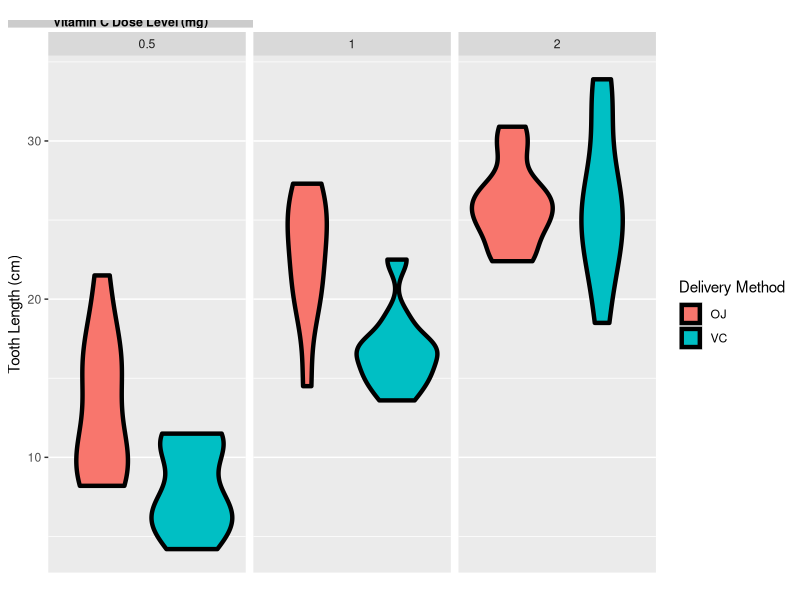

The R script that drew this image: (Note: this script raises an error after producing the figure.)
## ---- chunk 1
library(ggplot2)
library(gtable)
library(grid)
library(dplyr)
library(knitr)

xlab <- "Delivery Method"
ylab <- "Tooth Length (cm)"
flab <- "Vitamin C Dose Level (mg)"
g <- ggplot(data = ToothGrowth, aes(x = factor(supp), y = len, fill = supp)) + 
        scale_fill_discrete(name = xlab)
g <- g + geom_violin(col = "black", size = 1.5) + facet_wrap(~ dose) + 
        scale_x_discrete(breaks=NULL)
g <- g + xlab("") + ylab(ylab)
z <- ggplotGrob(g)
z <- gtable_add_rows(z, unit(1, "lines"), pos = 0)
z <- gtable_add_grob(z, 
              list(rectGrob(gp = gpar(col = NA, fill = gray(0.8), size = .5)),
                   textGrob(flab, vjust = .27, 
                            gp = gpar(cex = .75, fontface = "bold", 
                                      col = "black"))), 2, 4, 2, 10, 
              name = c("a", "b"))
z <- gtable_add_rows(z, unit(2/10, "line"), 2)
grid.newpage()
grid.draw(z)

## ---- chunk 2
t.test(data = ToothGrowth, len ~ supp, paired = F, var.equal = F)
## ---- chunk 3
data(ToothGrowth)
teeth_05_10 <- filter(ToothGrowth, dose == 0.5 | dose == 1.0)
teeth_05_20 <- filter(ToothGrowth, dose == 0.5 | dose == 2.0)
teeth_10_20 <- filter(ToothGrowth, dose == 1.0 | dose == 2.0)

ttest_05_10 <- t.test(len ~ dose, data = teeth_05_10, paired = F, var.equal = F)
ttest_05_20 <- t.test(len ~ dose, data = teeth_05_20, paired = F, var.equal = F)
ttest_10_20 <- t.test(len ~ dose, data = teeth_10_20, paired = F, var.equal = F)

library(xtable)
sumtable <- data.frame(dose.levels = c("0.5mg-1.0mg", "0.5mg-2.0mg", 
                                      "1.0mg-2.0mg"), 
                       t.statistic = c(ttest_05_10$statistic, 
                                       ttest_05_20$statistic, 
                                       ttest_10_20$statistic), 
                       p.value = c(ttest_05_10$p.value, 
                                   ttest_05_20$p.value, 
                                   ttest_10_20$p.value), 
                       conf.int.lower = c(ttest_05_10$conf.int[1], 
                                          ttest_05_20$conf.int[1], 
                                          ttest_10_20$conf.int[1]), 
                       conf.int.upper = c(ttest_05_10$conf.int[2], 
                                          ttest_05_20$conf.int[2], 
                                          ttest_10_20$conf.int[2]))
print(xtable(sumtable), comment=F)
## ---- chunk 4
data(ToothGrowth)
teeth_05 <- filter(ToothGrowth, dose == 0.5)
teeth_10 <- filter(ToothGrowth, dose == 1.0)
teeth_20 <- filter(ToothGrowth, dose == 2.0)

ttest_05 <- t.test(len ~ supp, data = teeth_05, paired = F, var.equal = F)
ttest_10 <- t.test(len ~ supp, data = teeth_10, paired = F, var.equal = F)
ttest_20 <- t.test(len ~ supp, data = teeth_20, paired = F, var.equal = F)
sumtable <- data.frame(dose.level = c("0.5mg", "1.0mg", 
                                      "2.0mg"), 
                       t.statistic = c(ttest_05$statistic, 
                                       ttest_10$statistic, 
                                       ttest_20$statistic), 
                       p.value = c(ttest_05$p.value, 
                                   ttest_10$p.value, 
                                   ttest_20$p.value), 
                       conf.int.lower = c(ttest_05$conf.int[1], 
                                          ttest_10$conf.int[1], 
                                          ttest_20$conf.int[1]), 
                       conf.int.upper = c(ttest_05$conf.int[2], 
                                          ttest_10$conf.int[2], 
                                          ttest_20$conf.int[2]))
print(xtable(sumtable), comment=F)
## ---- chunk 5
data(ToothGrowth)
ToothGrowth$supp <- factor(ToothGrowth$supp, 
                              levels = c("VC", "OJ"), 
                              labels = c("Ascorbic Acid", "Orange Juice"))

## ---- chunk 6

## ---- chunk 7

